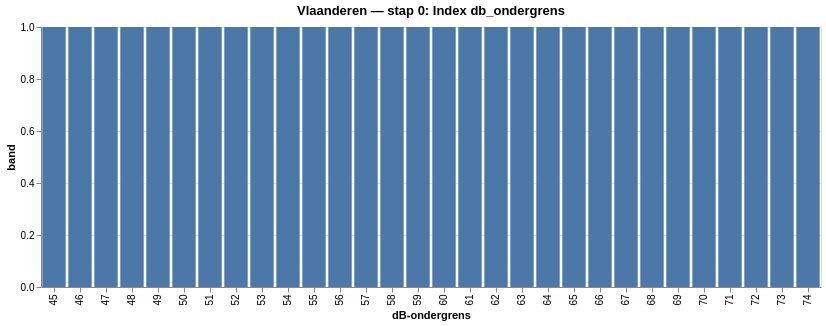

Notebook code for this chart:
### Code cell
from contour.notebook_viz import staafdiagram_reeks

staafdiagram_reeks(pd.Series(1, index=vla.index), titel='Vlaanderen — stap 0: Index db_ondergrens', y_label='band')

### Figure 1 — Vega-Lite specification as saved in the notebook (floating-point values rounded to 4 significant figures)
{"config": {"view": {"continuousWidth": 300, "continuousHeight": 300}}, "data": {"name": "data-ebd6aee19799089630f6af473f82f2dd"}, "mark": {"type": "bar", "color": "#4C78A8"}, "encoding": {"tooltip": [{"field": "db_ondergrens", "title": "dB", "type": "ordinal"}, {"field": "waarde", "format": ",.4f", "type": "quantitative"}], "x": {"field": "db_ondergrens", "sort": ["45", "46", "47", "48", "49", "50", "51", "52", "53", "54", "55", "56", "57", "58", "59", "60", "61", "62", "63", "64", "65", "66", "67", "68", "69", "70", "71", "72", "73", "74"], "title": "dB-ondergrens", "type": "ordinal"}, "y": {"field": "waarde", "scale": {"zero": true}, "title": "band", "type": "quantitative"}}, "height": 260, "title": "Vlaanderen — stap 0: Index db_ondergrens", "width": 780, "$schema": "https://vega.github.io/schema/vega-lite/v6.4.1.json", "datasets": {"data-ebd6aee19799089630f6af473f82f2dd": [{"db_ondergrens": "45", "waarde": 1}, {"db_ondergrens": "46", "waarde": 1}, {"db_ondergrens": "47", "waarde": 1}, {"db_ondergrens": "48", "waarde": 1}, {"db_ondergrens": "49", "waarde": 1}, {"db_ondergrens": "50", "waarde": 1}, {"db_ondergrens": "51", "waarde": 1}, {"db_ondergrens": "52", "waarde": 1}, {"db_ondergrens": "53", "waarde": 1}, {"db_ondergrens": "54", "waarde": 1}, {"db_ondergrens": "55", "waarde": 1}, {"db_ondergrens": "56", "waarde": 1}, {"db_ondergrens": "57", "waarde": 1}, {"db_ondergrens": "58", "waarde": 1}, {"db_ondergrens": "59", "waarde": 1}, {"db_ondergrens": "60", "waarde": 1}, {"db_ondergrens": "61", "waarde": 1}, {"db_ondergrens": "62", "waarde": 1}, {"db_ondergrens": "63", "waarde": 1}, {"db_ondergrens": "64", "waarde": 1}, {"db_ondergrens": "65", "waarde": 1}, {"db_ondergrens": "66", "waarde": 1}, {"db_ondergrens": "67", "waarde": 1}, {"db_ondergrens": "68", "waarde": 1}, {"db_ondergrens": "69", "waarde": 1}, {"db_ondergrens": "70", "waarde": 1}, {"db_ondergrens": "71", "waarde": 1}, {"db_ondergrens": "72", "waarde": 1}, {"db_ondergrens": "73", "waarde": 1}, {"db_ondergrens": "74", "waarde": 1}]}}
